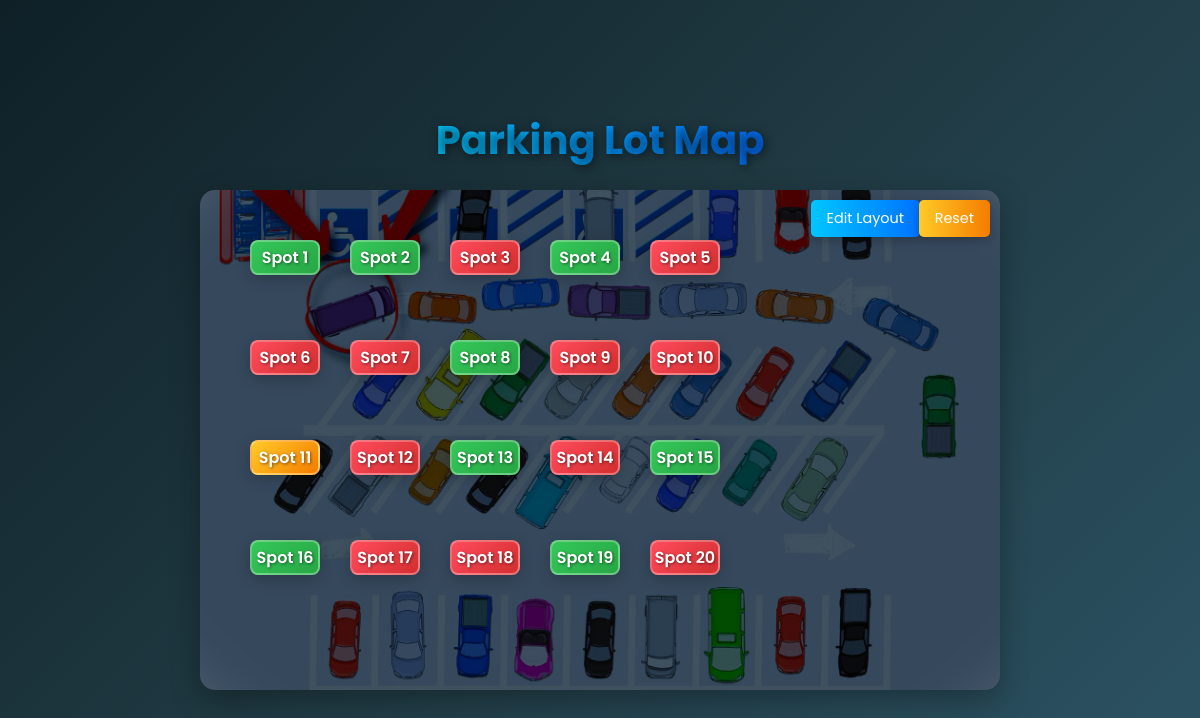
The page /map on the database as committed earlier.
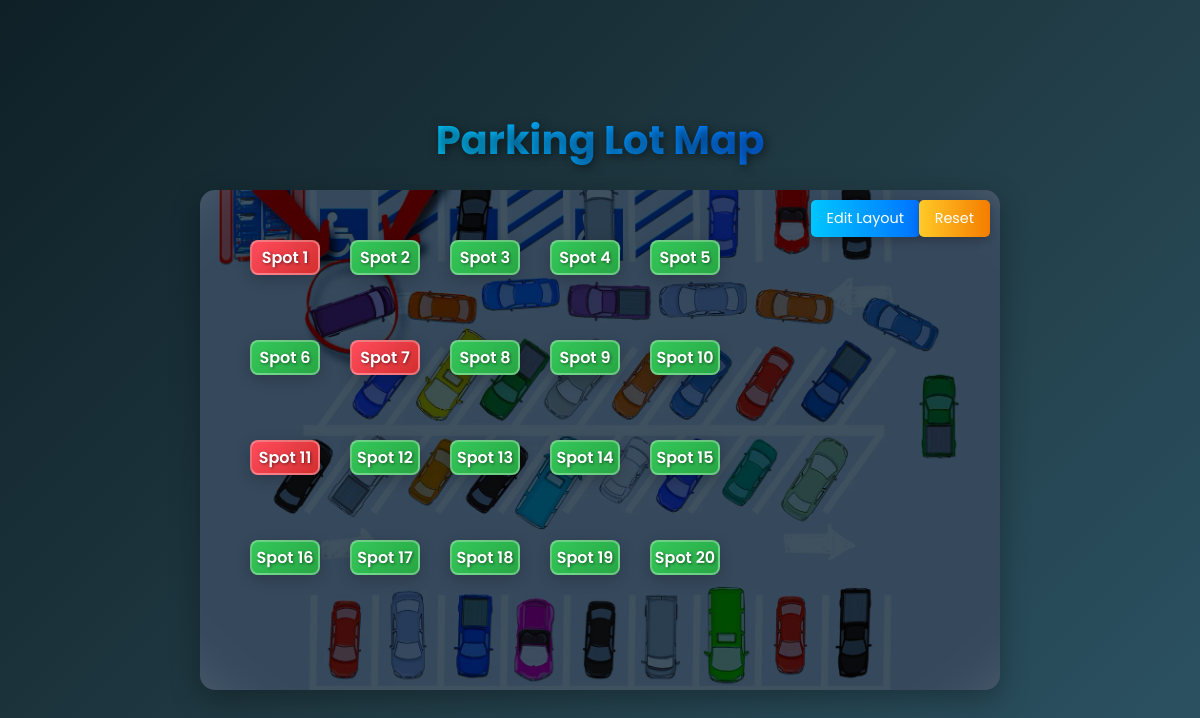
The same page on the database as committed later.
### tables this page shows
CREATE TABLE parking_spots (
                  spot_id INTEGER PRIMARY KEY,
                  status TEXT NOT NULL,
                  user_plate TEXT,
                  last_updated DATETIME DEFAULT CURRENT_TIMESTAMP,
                  latitude REAL,
                  longitude REAL,
                  user_id INTEGER DEFAULT NULL,
                  FOREIGN KEY (user_id) REFERENCES users(user_id)
                  );

### app.py (the view)
@app.route('/map')
def map_view():
    try:
        conn = sqlite3.connect('parking.db')
        cursor = conn.cursor()
        cursor.execute(
            "SELECT spot_id, status, user_plate, last_updated, latitude, longitude, user_id FROM parking_spots"
        )
        spots = cursor.fetchall()
        conn.close()
        return render_template('map.html', spots=spots)
    except Exception as e:
        logger.error(f"Error rendering map: {e}")
        return "An error occurred.", 500

### templates/map.html (shortened to what this page needs)
<!DOCTYPE html>
<html lang="en">
<head>
</head>
<body>
    <h1>Parking Lot Map</h1>
    <div class="parking-map">
        <button class="edit-button" id="editButton">Edit Layout</button>
        <button class="reset-button" id="resetButton">Reset</button>
        {% for spot in spots %}
            <div class="slot {{ 'available' if spot[1] == 'available' else 'occupied' if spot[1] == 'occupied' else 'reserved' }} slot-{{ spot[0] }}"
                 data-spot-id="{{ spot[0] }}">
                <div class="slot-number">Spot {{ spot[0] }}</div>
            </div>
        {% endfor %}
    </div>
</body>
</html>

### templates/map.html (style rules this page uses)
* { margin: 0; padding: 0; box-sizing: border-box; font-family: 'Poppins', sans-serif; }
body { background: linear-gradient(135deg, #0f2027, #203a43, #2c5364); color: #fff; min-height: 100vh; display: flex; flex-direction: column; align-items: center; justify-content: center; padding: 20px; }
h1 { font-size: 2.5rem; text-shadow: 2px 2px 10px rgba(0, 0, 0, 0.5); margin-bottom: 20px; background: linear-gradient(90deg, #00c6ff, #0072ff); -webkit-background-clip: text; -webkit-text-fill-color: transparent; }
.parking-map { position: relative; width: 800px; height: 500px; background: url('/static/parking_lot.jpg') no-repeat center/cover; border-radius: 15px; box-shadow: 0 10px 30px rgba(0, 0, 0, 0.3); overflow: hidden; }
.slot { position: absolute; width: 70px; height: 35px; background: rgba(255, 255, 255, 0.2); border-radius: 8px; text-align: center; transition: transform 0.3s ease, box-shadow 0.3s ease; display: flex; align-items: center; justify-content: center; border: 2px solid rgba(255, 255, 255, 0.3); box-shadow: 0 4px 15px rgba(0, 0, 0, 0.2); cursor: move; }
.available { background: linear-gradient(135deg, #34c759, #28a745); }
.occupied { background: linear-gradient(135deg, #ff4b5c, #d32f2f); }
.slot-number { font-size: 1rem; font-weight: 600; text-shadow: 1px 1px 3px rgba(0, 0, 0, 0.5); }
.slot-1 { left: 50px; top: 50px; }
.slot-2 { left: 150px; top: 50px; }
.slot-3 { left: 250px; top: 50px; }
.slot-4 { left: 350px; top: 50px; }
.slot-5 { left: 450px; top: 50px; }
.slot-6 { left: 50px; top: 150px; }
.slot-7 { left: 150px; top: 150px; }
.slot-8 { left: 250px; top: 150px; }
.slot-9 { left: 350px; top: 150px; }
.slot-10 { left: 450px; top: 150px; }
.slot-11 { left: 50px; top: 250px; }
.slot-12 { left: 150px; top: 250px; }
.slot-13 { left: 250px; top: 250px; }
.slot-14 { left: 350px; top: 250px; }
.slot-15 { left: 450px; top: 250px; }
.slot-16 { left: 50px; top: 350px; }
.slot-17 { left: 150px; top: 350px; }
.slot-18 { left: 250px; top: 350px; }
.slot-19 { left: 350px; top: 350px; }
.slot-20 { left: 450px; top: 350px; }
.edit-button, .reset-button { position: absolute; top: 10px; padding: 8px 16px; background: linear-gradient(90deg, #00c6ff, #0072ff); border: none; border-radius: 5px; color: #fff; font-size: 0.9rem; cursor: pointer; box-shadow: 0 4px 10px rgba(0, 0, 0, 0.2); transition: background 0.3s ease; }
.edit-button { right: 80px; }
.reset-button { right: 10px; background: linear-gradient(90deg, #ffca28, #f57c00); }

Rows that differ between the two databases and show on the page:
changed parking_spots id 1: status "available" → "occupied" (drawn)
changed parking_spots id 3: status "occupied" → "available" (drawn)
changed parking_spots id 5: status "occupied" → "available" (drawn)
changed parking_spots id 6: status "occupied" → "available" (drawn)
changed parking_spots id 9: status "occupied" → "available" (drawn)
changed parking_spots id 10: status "occupied" → "available" (drawn)
changed parking_spots id 11: status "reserved" → "occupied" (drawn)
changed parking_spots id 12: status "occupied" → "available" (drawn)
changed parking_spots id 14: status "occupied" → "available" (drawn)
changed parking_spots id 17: status "occupied" → "available" (drawn)
changed parking_spots id 18: status "occupied" → "available" (drawn)
changed parking_spots id 20: status "occupied" → "available" (drawn)
